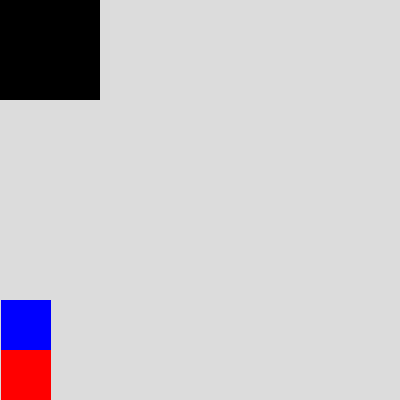
Frame 1 (no input)
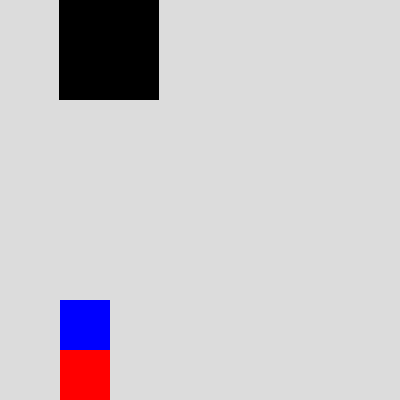
Frame 60 (no input)
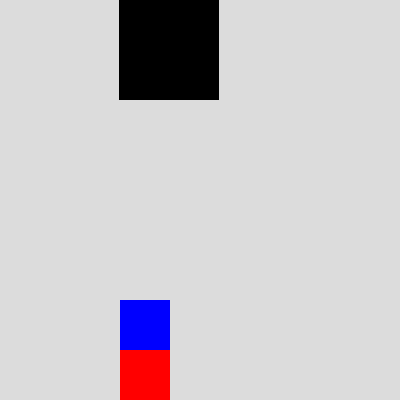
Frame 120 (the mouse pressed at the canvas centre since frame 60)

The p5.js sketch that drew these frames (run headless with seeded random() and noise() and a simulated clock; from frame 60 on, the mouse is pressed at the canvas centre):

// p5.js sketch
// ── sketch.js
function setup() {
  createCanvas(400, 400);
  noStroke()
  fill(0)
}

let i = 0
function draw() {
  background(220);
  fill(0)
  rect(i, 0, 100)
  i++
  if(i > width){
    i = 0
  }
  
  fill(0,0,255)
  rect(frameCount, height-100, 50)
  
  fill(255, 0, 0)
  rect(frameCount%width, height-50, 50)
}
